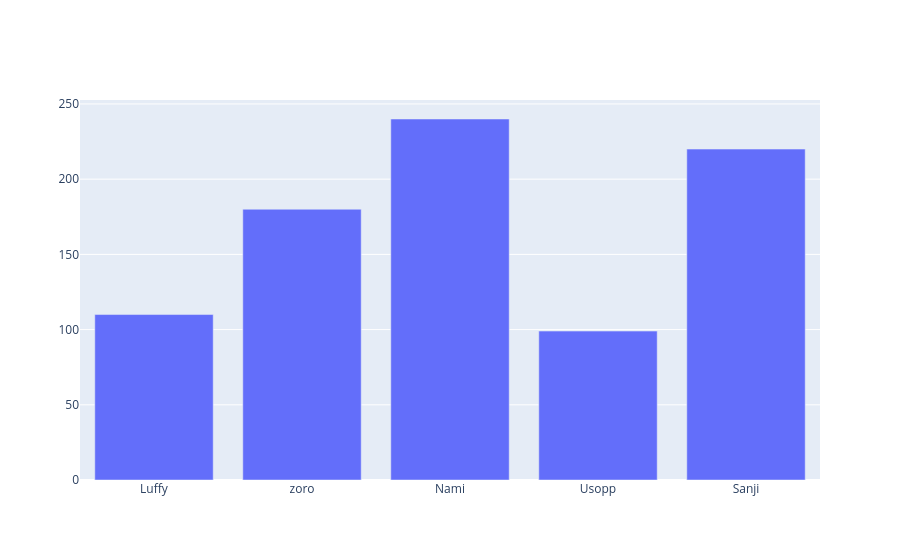

Here is the notebook cell this chart was saved with:
### Code cell
graph = go.Figure()
graph.add_trace(go.Bar(x=x1, y=y1))

### Figure 1 — Plotly figure (JSON) as saved in the notebook; plotly's stock layout.template omitted (floating-point values rounded to 4 significant figures)
{"data": [{"type": "bar", "x": ["Luffy", "zoro", "Nami", "Usopp", "Sanji"], "y": [110, 180, 240, 99, 220]}], "layout": {}}
